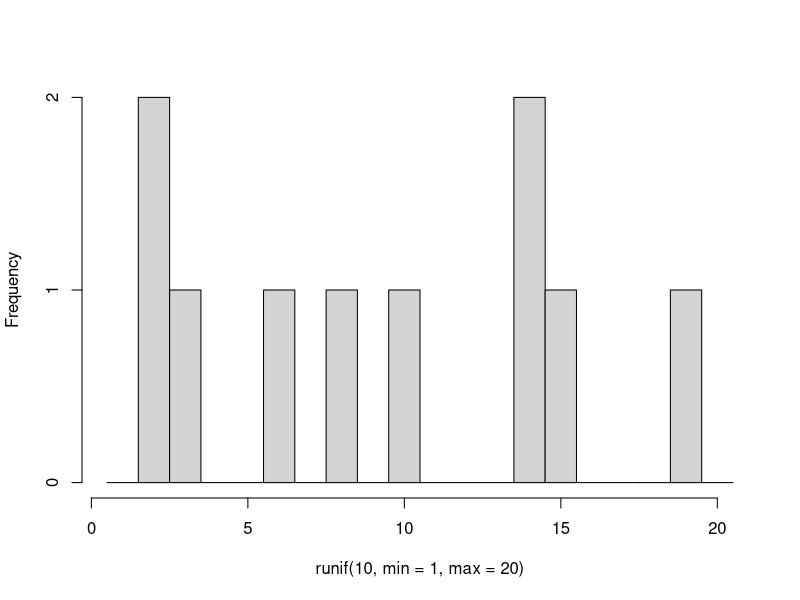
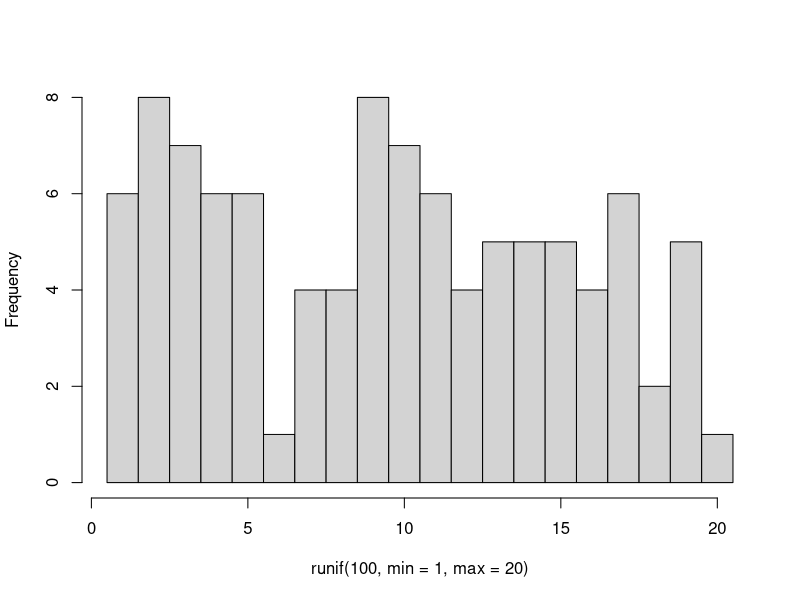
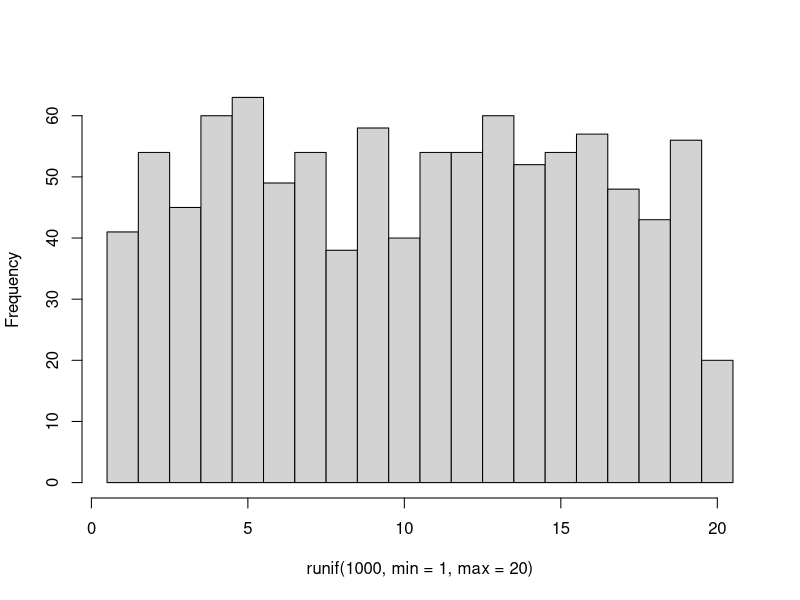
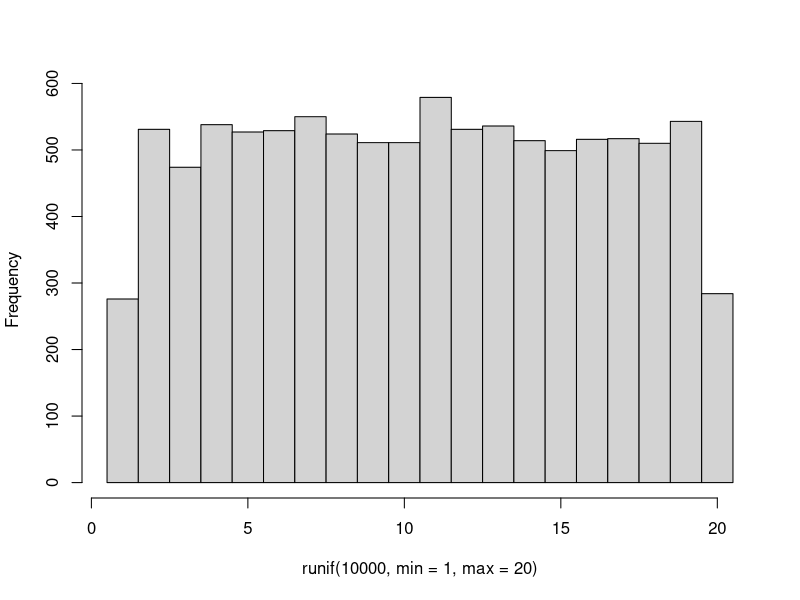
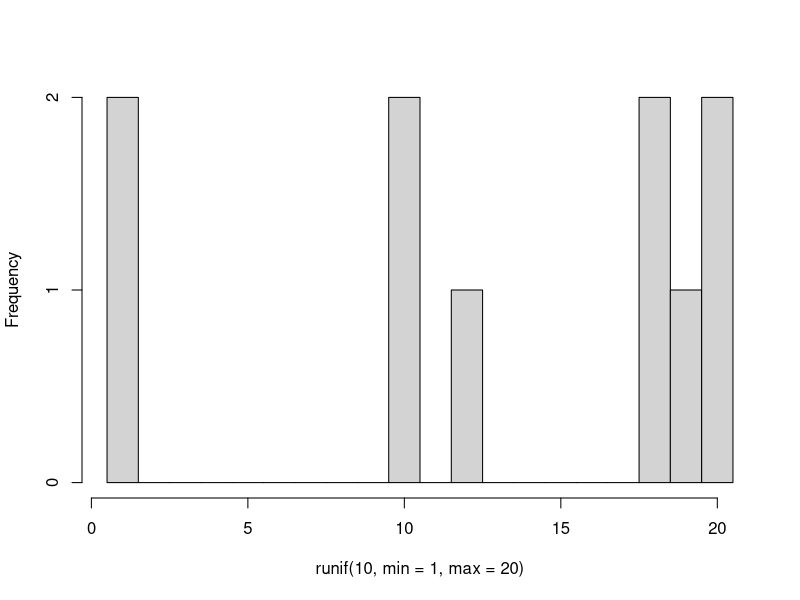
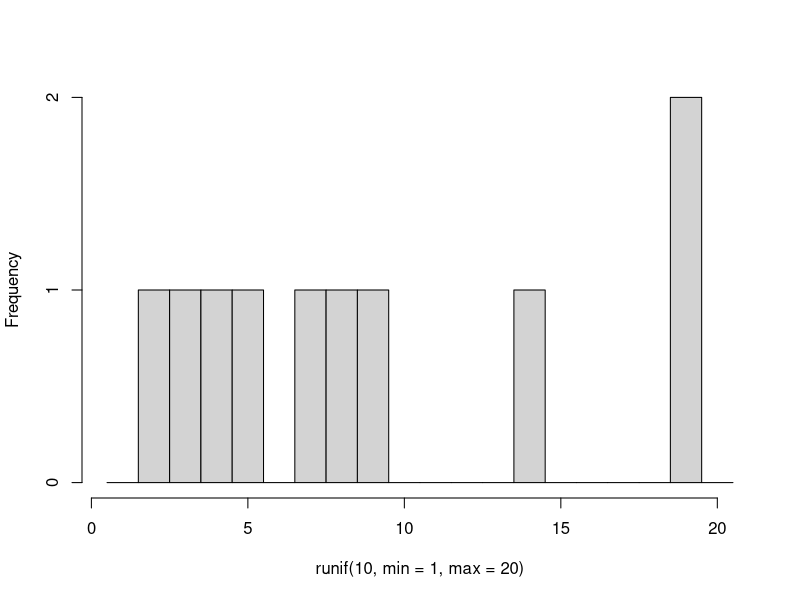
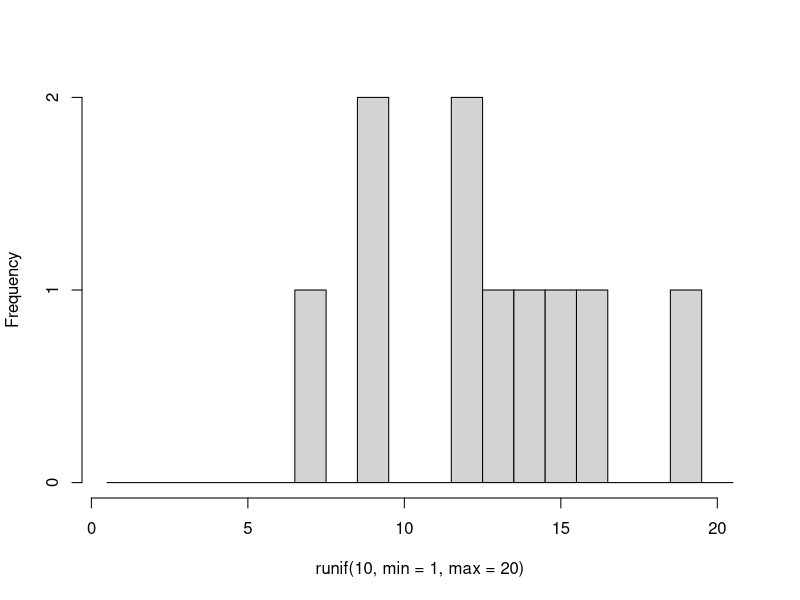
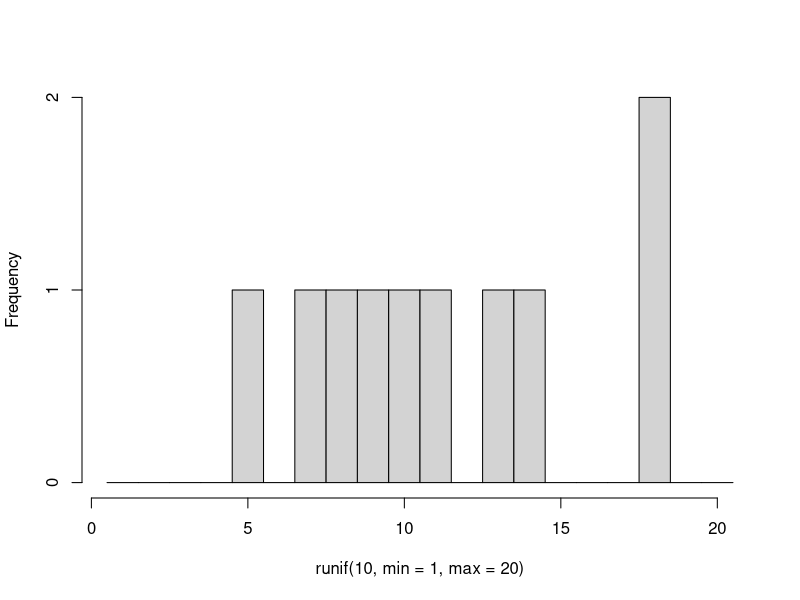

These charts were generated, in order, by the following R code:
## ---- chunk 1

runif(1)

runif(10)

## ---- chunk 2

runif(1, min = 6, max = 9)

runif(10, min = 4, max = 20)

## ---- chunk 3

floor(runif(1, min = 1, max = 6))

## ---- chunk 4
#| layout-ncol: 2
#| fig-cap: 
#|   - "10 rolls"
#|   - "100 rolls"
#|   - "1000 rolls" 
#|   - "10000 rolls"
#| echo: false

hist(runif(10, min = 1, max = 20), breaks = seq(from = 0.5, to = 20.5), main = NULL)
hist(runif(100, min = 1, max = 20), breaks = seq(from = 0.5, to = 20.5), main = NULL)
hist(runif(1000, min = 1, max = 20), breaks = seq(from = 0.5, to = 20.5), main = NULL)
hist(runif(10000, min = 1, max = 20), breaks = seq(from = 0.5, to = 20.5), main = NULL)

## ---- chunk 5
#| layout-ncol: 5
#| echo: false

for (i in seq_along(1:10)) {
  hist(runif(10, min = 1, max = 20), breaks = seq(from = 0.5, to = 20.5), main = NULL)
}

## ---- chunk 6

rnorm(5)

rnorm(5, mean = 50, sd = 5)

## ---- chunk 7
#| layout-ncol: 2
#| fig-cap: 
#|   - "10 draws"
#|   - "100 draws"
#|   - "1000 draws" 
#|   - "10000 draws"
#| echo: false

hist(rnorm(10, mean = 50, sd = 5), main = NULL)
hist(rnorm(100, mean = 50, sd = 5), main = NULL)
hist(rnorm(1000, mean = 50, sd = 5), main = NULL)
hist(rnorm(10000, mean = 50, sd = 5), main = NULL)

## ---- chunk 8
#| layout-ncol: 5
#| echo: false

for (i in seq_along(1:10)) {
  hist(rnorm(50, mean = 50, sd = 5), main = NULL)
}

